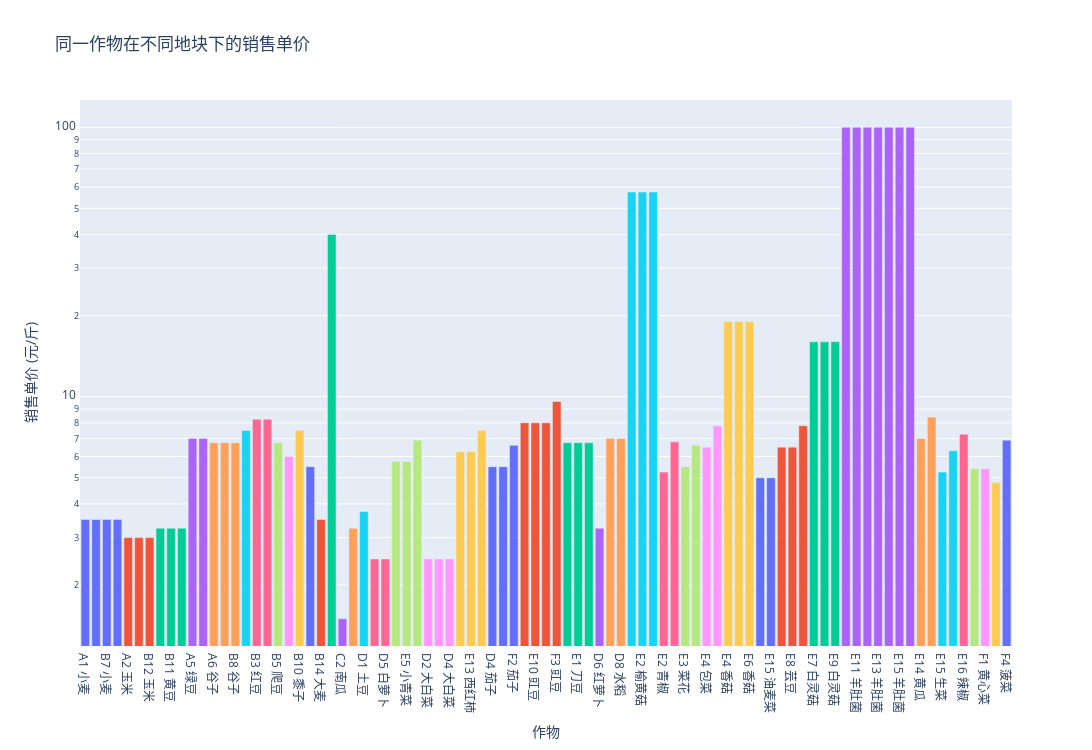
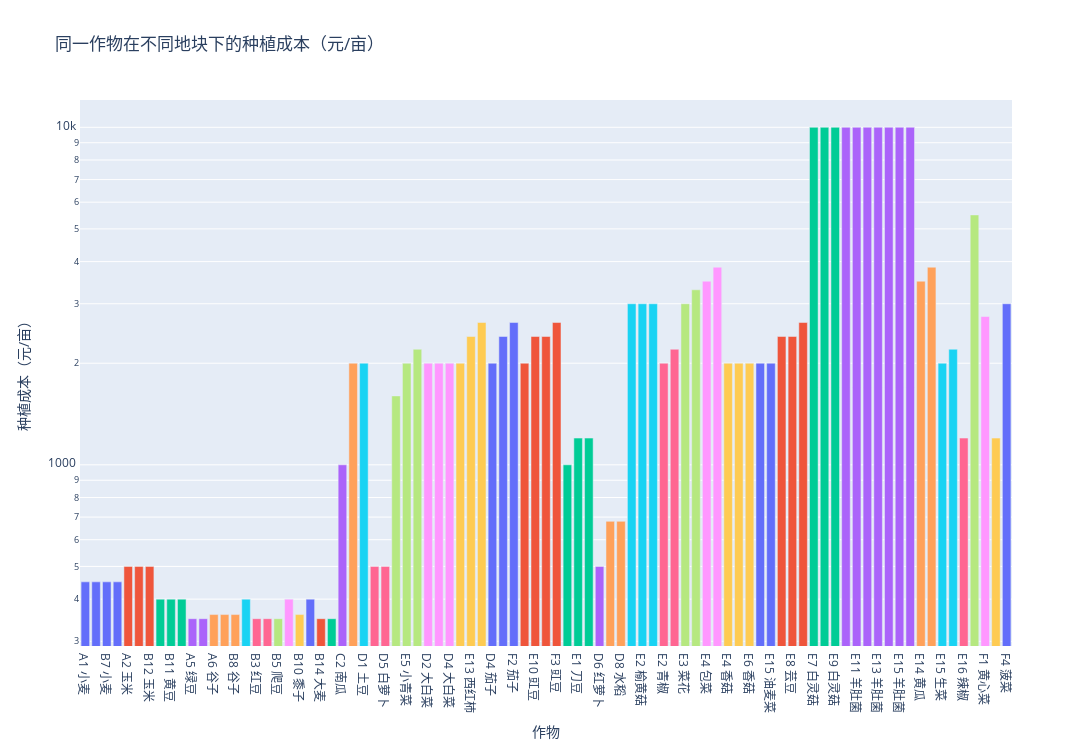

Notebook source saved alongside these figures, in order:
### Markdown cell above
## 成本与售价

### Code cell
import plotly.express as px

fig = px.bar(
    df,
    x=df["Field ID"] + " " + df["Crop Name"],
    y="Price",
    title="同一作物在不同地块下的销售单价",
    labels={"x": "作物", "Price": "销售单价 (元/斤)", "Crop Name": "作物"},
    color="Crop Name",
    log_y=True,
    height=750,
    width=1500,
)
fig.update_layout(showlegend=False)
fig.show()

import plotly.express as px

fig = px.bar(
    df,
    x=df["Field ID"] + " " + df["Crop Name"],
    y="Cost",
    title="同一作物在不同地块下的种植成本（元/亩）",
    labels={"x": "作物", "Cost": "种植成本（元/亩）", "Crop Name": "作物"},
    color="Crop Name",
    log_y=True,
    height=750,
    width=1500,
)
fig.update_layout(showlegend=False)
fig.show()

### Figure 1 — Plotly figure (JSON) as saved in the notebook; plotly's stock layout.template omitted (floating-point values rounded to 4 significant figures)
{"data": [{"alignmentgroup": "True", "hovertemplate": "作物=%{x}<br>销售单价 (元/斤)=%{y}<extra></extra>", "legendgroup": "小麦", "marker": {"color": "#636efa", "pattern": {"shape": ""}}, "name": "小麦", "offsetgroup": "小麦", "orientation": "v", "showlegend": true, "textposition": "auto", "type": "bar", "x": ["A1 小麦", "B1 小麦", "B7 小麦", "C5 小麦"], "xaxis": "x", "y": [3.5, 3.5, 3.5, 3.5], "yaxis": "y"}, {"alignmentgroup": "True", "hovertemplate": "作物=%{x}<br>销售单价 (元/斤)=%{y}<extra></extra>", "legendgroup": "玉米", "marker": {"color": "#EF553B", "pattern": {"shape": ""}}, "name": "玉米", "offsetgroup": "玉米", "orientation": "v", "showlegend": true, "textposition": "auto", "type": "bar", "x": ["A2 玉米", "A3 玉米", "B12 玉米"], "xaxis": "x", "y": [3, 3, 3], "yaxis": "y"}, {"alignmentgroup": "True", "hovertemplate": "作物=%{x}<br>销售单价 (元/斤)=%{y}<extra></extra>", "legendgroup": "黄豆", "marker": {"color": "#00cc96", "pattern": {"shape": ""}}, "name": "黄豆", "offsetgroup": "黄豆", "orientation": "v", "showlegend": true, "textposition": "auto", "type": "bar", "x": ["A4 黄豆", "B11 黄豆", "C3 黄豆"], "xaxis": "x", "y": [3.25, 3.25, 3.25], "yaxis": "y"}, {"alignmentgroup": "True", "hovertemplate": "作物=%{x}<br>销售单价 (元/斤)=%{y}<extra></extra>", "legendgroup": "绿豆", "marker": {"color": "#ab63fa", "pattern": {"shape": ""}}, "name": "绿豆", "offsetgroup": "绿豆", "orientation": "v", "showlegend": true, "textposition": "auto", "type": "bar", "x": ["A5 绿豆", "B4 绿豆"], "xaxis": "x", "y": [7, 7], "yaxis": "y"}, {"alignmentgroup": "True", "hovertemplate": "作物=%{x}<br>销售单价 (元/斤)=%{y}<extra></extra>", "legendgroup": "谷子", "marker": {"color": "#FFA15A", "pattern": {"shape": ""}}, "name": "谷子", "offsetgroup": "谷子", "orientation": "v", "showlegend": true, "textposition": "auto", "type": "bar", "x": ["A6 谷子", "B6 谷子", "B8 谷子"], "xaxis": "x", "y": [6.75, 6.75, 6.75], "yaxis": "y"}, {"alignmentgroup": "True", "hovertemplate": "作物=%{x}<br>销售单价 (元/斤)=%{y}<extra></extra>", "legendgroup": "黑豆", "marker": {"color": "#19d3f3", "pattern": {"shape": ""}}, "name": "黑豆", "offsetgroup": "黑豆", "orientation": "v", "showlegend": true, "textposition": "auto", "type": "bar", "x": ["B2 黑豆"], "xaxis": "x", "y": [7.5], "yaxis": "y"}, {"alignmentgroup": "True", "hovertemplate": "作物=%{x}<br>销售单价 (元/斤)=%{y}<extra></extra>", "legendgroup": "红豆", "marker": {"color": "#FF6692", "pattern": {"shape": ""}}, "name": "红豆", "offsetgroup": "红豆", "orientation": "v", "showlegend": true, "textposition": "auto", "type": "bar", "x": ["B3 红豆", "C6 红豆"], "xaxis": "x", "y": [8.25, 8.25], "yaxis": "y"}, {"alignmentgroup": "True", "hovertemplate": "作物=%{x}<br>销售单价 (元/斤)=%{y}<extra></extra>", "legendgroup": "爬豆", "marker": {"color": "#B6E880", "pattern": {"shape": ""}}, "name": "爬豆", "offsetgroup": "爬豆", "orientation": "v", "showlegend": true, "textposition": "auto", "type": "bar", "x": ["B5 爬豆"], "xaxis": "x", "y": [6.75], "yaxis": "y"}, {"alignmentgroup": "True", "hovertemplate": "作物=%{x}<br>销售单价 (元/斤)=%{y}<extra></extra>", "legendgroup": "高粱", "marker": {"color": "#FF97FF", "pattern": {"shape": ""}}, "name": "高粱", "offsetgroup": "高粱", "orientation": "v", "showlegend": true, "textposition": "auto", "type": "bar", "x": ["B9 高粱"], "xaxis": "x", "y": [6], "yaxis": "y"}, {"alignmentgroup": "True", "hovertemplate": "作物=%{x}<br>销售单价 (元/斤)=%{y}<extra></extra>", "legendgroup": "黍子", "marker": {"color": "#FECB52", "pattern": {"shape": ""}}, "name": "黍子", "offsetgroup": "黍子", "orientation": "v", "showlegend": true, "textposition": "auto", "type": "bar", "x": ["B10 黍子"], "xaxis": "x", "y": [7.5], "yaxis": "y"}, {"alignmentgroup": "True", "hovertemplate": "作物=%{x}<br>销售单价 (元/斤)=%{y}<extra></extra>", "legendgroup": "莜麦", "marker": {"color": "#636efa", "pattern": {"shape": ""}}, "name": "莜麦", "offsetgroup": "莜麦", "orientation": "v", "showlegend": true, "textposition": "auto", "type": "bar", "x": ["B13 莜麦"], "xaxis": "x", "y": [5.5], "yaxis": "y"}, {"alignmentgroup": "True", "hovertemplate": "作物=%{x}<br>销售单价 (元/斤)=%{y}<extra></extra>", "legendgroup": "大麦", "marker": {"color": "#EF553B", "pattern": {"shape": ""}}, "name": "大麦", "offsetgroup": "大麦", "orientation": "v", "showlegend": true, "textposition": "auto", "type": "bar", "x": ["B14 大麦"], "xaxis": "x", "y": [3.5], "yaxis": "y"}, {"alignmentgroup": "True", "hovertemplate": "作物=%{x}<br>销售单价 (元/斤)=%{y}<extra></extra>", "legendgroup": "荞麦", "marker": {"color": "#00cc96", "pattern": {"shape": ""}}, "name": "荞麦", "offsetgroup": "荞麦", "orientation": "v", "showlegend": true, "textposition": "auto", "type": "bar", "x": ["C1 荞麦"], "xaxis": "x", "y": [40], "yaxis": "y"}, {"alignmentgroup": "True", "hovertemplate": "作物=%{x}<br>销售单价 (元/斤)=%{y}<extra></extra>", "legendgroup": "南瓜", "marker": {"color": "#ab63fa", "pattern": {"shape": ""}}, "name": "南瓜", "offsetgroup": "南瓜", "orientation": "v", "showlegend": true, "textposition": "auto", "type": "bar", "x": ["C2 南瓜"], "xaxis": "x", "y": [1.5], "yaxis": "y"}, {"alignmentgroup": "True", "hovertemplate": "作物=%{x}<br>销售单价 (元/斤)=%{y}<extra></extra>", "legendgroup": "红薯", "marker": {"color": "#FFA15A", "pattern": {"shape": ""}}, "name": "红薯", "offsetgroup": "红薯", "orientation": "v", "showlegend": true, "textposition": "auto", "type": "bar", "x": ["C4 红薯"], "xaxis": "x", "y": [3.25], "yaxis": "y"}, {"alignmentgroup": "True", "hovertemplate": "作物=%{x}<br>销售单价 (元/斤)=%{y}<extra></extra>", "legendgroup": "土豆", "marker": {"color": "#19d3f3", "pattern": {"shape": ""}}, "name": "土豆", "offsetgroup": "土豆", "orientation": "v", "showlegend": true, "textposition": "auto", "type": "bar", "x": ["D1 土豆"], "xaxis": "x", "y": [3.75], "yaxis": "y"}, {"alignmentgroup": "True", "hovertemplate": "作物=%{x}<br>销售单价 (元/斤)=%{y}<extra></extra>", "legendgroup": "白萝卜", "marker": {"color": "#FF6692", "pattern": {"shape": ""}}, "name": "白萝卜", "offsetgroup": "白萝卜", "orientation": "v", "showlegend": true, "textposition": "auto", "type": "bar", "x": ["D1 白萝卜", "D5 白萝卜"], "xaxis": "x", "y": [2.5, 2.5], "yaxis": "y"}, {"alignmentgroup": "True", "hovertemplate": "作物=%{x}<br>销售单价 (元/斤)=%{y}<extra></extra>", "legendgroup": "小青菜", "marker": {"color": "#B6E880", "pattern": {"shape": ""}}, "name": "小青菜", "offsetgroup": "小青菜", "orientation": "v", "showlegend": true, "textposition": "auto", "type": "bar", "x": ["D2 小青菜", "E5 小青菜", "F3 小青菜"], "xaxis": "x", "y": [5.75, 5.75, 6.9], "yaxis": "y"}, {"alignmentgroup": "True", "hovertemplate": "作物=%{x}<br>销售单价 (元/斤)=%{y}<extra></extra>", "legendgroup": "大白菜", "marker": {"color": "#FF97FF", "pattern": {"shape": ""}}, "name": "大白菜", "offsetgroup": "大白菜", "orientation": "v", "showlegend": true, "textposition": "auto", "type": "bar", "x": ["D2 大白菜", "D3 大白菜", "D4 大白菜"], "xaxis": "x", "y": [2.5, 2.5, 2.5], "yaxis": "y"}, {"alignmentgroup": "True", "hovertemplate": "作物=%{x}<br>销售单价 (元/斤)=%{y}<extra></extra>", "legendgroup": "西红柿", "marker": {"color": "#FECB52", "pattern": {"shape": ""}}, "name": "西红柿", "offsetgroup": "西红柿", "orientation": "v", "showlegend": true, "textposition": "auto", "type": "bar", "x": ["D3 西红柿", "E13 西红柿", "F1 西红柿"], "xaxis": "x", "y": [6.25, 6.25, 7.5], "yaxis": "y"}, {"alignmentgroup": "True", "hovertemplate": "作物=%{x}<br>销售单价 (元/斤)=%{y}<extra></extra>", "legendgroup": "茄子", "marker": {"color": "#636efa", "pattern": {"shape": ""}}, "name": "茄子", "offsetgroup": "茄子", "orientation": "v", "showlegend": true, "textposition": "auto", "type": "bar", "x": ["D4 茄子", "E12 茄子", "F2 茄子"], "xaxis": "x", "y": [5.5, 5.5, 6.6], "yaxis": "y"}, {"alignmentgroup": "True", "hovertemplate": "作物=%{x}<br>销售单价 (元/斤)=%{y}<extra></extra>", "legendgroup": "豇豆", "marker": {"color": "#EF553B", "pattern": {"shape": ""}}, "name": "豇豆", "offsetgroup": "豇豆", "orientation": "v", "showlegend": true, "textposition": "auto", "type": "bar", "x": ["D5 豇豆", "E10 豇豆", "E11 豇豆", "F3 豇豆"], "xaxis": "x", "y": [8, 8, 8, 9.6], "yaxis": "y"}, {"alignmentgroup": "True", "hovertemplate": "作物=%{x}<br>销售单价 (元/斤)=%{y}<extra></extra>", "legendgroup": "刀豆", "marker": {"color": "#00cc96", "pattern": {"shape": ""}}, "name": "刀豆", "offsetgroup": "刀豆", "orientation": "v", "showlegend": true, "textposition": "auto", "type": "bar", "x": ["D6 刀豆", "E1 刀豆", "E9 刀豆"], "xaxis": "x", "y": [6.75, 6.75, 6.75], "yaxis": "y"}, {"alignmentgroup": "True", "hovertemplate": "作物=%{x}<br>销售单价 (元/斤)=%{y}<extra></extra>", "legendgroup": "红萝卜", "marker": {"color": "#ab63fa", "pattern": {"shape": ""}}, "name": "红萝卜", "offsetgroup": "红萝卜", "orientation": "v", "showlegend": true, "textposition": "auto", "type": "bar", "x": ["D6 红萝卜"], "xaxis": "x", "y": [3.25], "yaxis": "y"}, {"alignmentgroup": "True", "hovertemplate": "作物=%{x}<br>销售单价 (元/斤)=%{y}<extra></extra>", "legendgroup": "水稻", "marker": {"color": "#FFA15A", "pattern": {"shape": ""}}, "name": "水稻", "offsetgroup": "水稻", "orientation": "v", "showlegend": true, "textposition": "auto", "type": "bar", "x": ["D7 水稻", "D8 水稻"], "xaxis": "x", "y": [7, 7], "yaxis": "y"}, {"alignmentgroup": "True", "hovertemplate": "作物=%{x}<br>销售单价 (元/斤)=%{y}<extra></extra>", "legendgroup": "榆黄菇", "marker": {"color": "#19d3f3", "pattern": {"shape": ""}}, "name": "榆黄菇", "offsetgroup": "榆黄菇", "orientation": "v", "showlegend": true, "textposition": "auto", "type": "bar", "x": ["E1 榆黄菇", "E2 榆黄菇", "E3 榆黄菇"], "xaxis": "x", "y": [57.5, 57.5, 57.5], "yaxis": "y"}, {"alignmentgroup": "True", "hovertemplate": "作物=%{x}<br>销售单价 (元/斤)=%{y}<extra></extra>", "legendgroup": "青椒", "marker": {"color": "#FF6692", "pattern": {"shape": ""}}, "name": "青椒", "offsetgroup": "青椒", "orientation": "v", "showlegend": true, "textposition": "auto", "type": "bar", "x": ["E2 青椒", "F1 青椒"], "xaxis": "x", "y": [5.25, 6.8], "yaxis": "y"}, {"alignmentgroup": "True", "hovertemplate": "作物=%{x}<br>销售单价 (元/斤)=%{y}<extra></extra>", "legendgroup": "菜花", "marker": {"color": "#B6E880", "pattern": {"shape": ""}}, "name": "菜花", "offsetgroup": "菜花", "orientation": "v", "showlegend": true, "textposition": "auto", "type": "bar", "x": ["E3 菜花", "F2 菜花"], "xaxis": "x", "y": [5.5, 6.6], "yaxis": "y"}, {"alignmentgroup": "True", "hovertemplate": "作物=%{x}<br>销售单价 (元/斤)=%{y}<extra></extra>", "legendgroup": "包菜", "marker": {"color": "#FF97FF", "pattern": {"shape": ""}}, "name": "包菜", "offsetgroup": "包菜", "orientation": "v", "showlegend": true, "textposition": "auto", "type": "bar", "x": ["E4 包菜", "F2 包菜"], "xaxis": "x", "y": [6.5, 7.8], "yaxis": "y"}, {"alignmentgroup": "True", "hovertemplate": "作物=%{x}<br>销售单价 (元/斤)=%{y}<extra></extra>", "legendgroup": "香菇", "marker": {"color": "#FECB52", "pattern": {"shape": ""}}, "name": "香菇", "offsetgroup": "香菇", "orientation": "v", "showlegend": true, "textposition": "auto", "type": "bar", "x": ["E4 香菇", "E5 香菇", "E6 香菇"], "xaxis": "x", "y": [19, 19, 19], "yaxis": "y"}, {"alignmentgroup": "True", "hovertemplate": "作物=%{x}<br>销售单价 (元/斤)=%{y}<extra></extra>", "legendgroup": "油麦菜", "marker": {"color": "#636efa", "pattern": {"shape": ""}}, "name": "油麦菜", "offsetgroup": "油麦菜", "orientation": "v", "showlegend": true, "textposition": "auto", "type": "bar", "x": ["E6 油麦菜", "E15 油麦菜"], "xaxis": "x", "y": [5, 5], "yaxis": "y"}, {"alignmentgroup": "True", "hovertemplate": "作物=%{x}<br>销售单价 (元/斤)=%{y}<extra></extra>", "legendgroup": "芸豆", "marker": {"color": "#EF553B", "pattern": {"shape": ""}}, "name": "芸豆", "offsetgroup": "芸豆", "orientation": "v", "showlegend": true, "textposition": "auto", "type": "bar", "x": ["E7 芸豆", "E8 芸豆", "F4 芸豆"], "xaxis": "x", "y": [6.5, 6.5, 7.8], "yaxis": "y"}, {"alignmentgroup": "True", "hovertemplate": "作物=%{x}<br>销售单价 (元/斤)=%{y}<extra></extra>", "legendgroup": "白灵菇", "marker": {"color": "#00cc96", "pattern": {"shape": ""}}, "name": "白灵菇", "offsetgroup": "白灵菇", "orientation": "v", "showlegend": true, "textposition": "auto", "type": "bar", "x": ["E7 白灵菇", "E8 白灵菇", "E9 白灵菇"], "xaxis": "x", "y": [16, 16, 16], "yaxis": "y"}, {"alignmentgroup": "True", "hovertemplate": "作物=%{x}<br>销售单价 (元/斤)=%{y}<extra></extra>", "legendgroup": "羊肚菌", "marker": {"color": "#ab63fa", "pattern": {"shape": ""}}, "name": "羊肚菌", "offsetgroup": "羊肚菌", "orientation": "v", "showlegend": true, "textposition": "auto", "type": "bar", "x": ["E10 羊肚菌", "E11 羊肚菌", "E12 羊肚菌", "E13 羊肚菌", "E14 羊肚菌", "E15 羊肚菌", "E16 羊肚菌"], "xaxis": "x", "y": [100, 100, 100, 100, 100, 100, 100], "yaxis": "y"}, {"alignmentgroup": "True", "hovertemplate": "作物=%{x}<br>销售单价 (元/斤)=%{y}<extra></extra>", "legendgroup": "黄瓜", "marker": {"color": "#FFA15A", "pattern": {"shape": ""}}, "name": "黄瓜", "offsetgroup": "黄瓜", "orientation": "v", "showlegend": true, "textposition": "auto", "type": "bar", "x": ["E14 黄瓜", "F2 黄瓜"], "xaxis": "x", "y": [7, 8.4], "yaxis": "y"}, {"alignmentgroup": "True", "hovertemplate": "作物=%{x}<br>销售单价 (元/斤)=%{y}<extra></extra>", "legendgroup": "生菜", "marker": {"color": "#19d3f3", "pattern": {"shape": ""}}, "name": "生菜", "offsetgroup": "生菜", "orientation": "v", "showlegend": true, "textposition": "auto", "type": "bar", "x": ["E15 生菜", "F3 生菜"], "xaxis": "x", "y": [5.25, 6.3], "yaxis": "y"}, {"alignmentgroup": "True", "hovertemplate": "作物=%{x}<br>销售单价 (元/斤)=%{y}<extra></extra>", "legendgroup": "辣椒", "marker": {"color": "#FF6692", "pattern": {"shape": ""}}, "name": "辣椒", "offsetgroup": "辣椒", "orientation": "v", "showlegend": true, "textposition": "auto", "type": "bar", "x": ["E16 辣椒"], "xaxis": "x", "y": [7.25], "yaxis": "y"}, {"alignmentgroup": "True", "hovertemplate": "作物=%{x}<br>销售单价 (元/斤)=%{y}<extra></extra>", "legendgroup": "空心菜", "marker": {"color": "#B6E880", "pattern": {"shape": ""}}, "name": "空心菜", "offsetgroup": "空心菜", "orientation": "v", "showlegend": true, "textposition": "auto", "type": "bar", "x": ["F1 空心菜"], "xaxis": "x", "y": [5.4], "yaxis": "y"}, {"alignmentgroup": "True", "hovertemplate": "作物=%{x}<br>销售单价 (元/斤)=%{y}<extra></extra>", "legendgroup": "黄心菜", "marker": {"color": "#FF97FF", "pattern": {"shape": ""}}, "name": "黄心菜", "offsetgroup": "黄心菜", "orientation": "v", "showlegend": true, "textposition": "auto", "type": "bar", "x": ["F1 黄心菜"], "xaxis": "x", "y": [5.4], "yaxis": "y"}, {"alignmentgroup": "True", "hovertemplate": "作物=%{x}<br>销售单价 (元/斤)=%{y}<extra></extra>", "legendgroup": "芹菜", "marker": {"color": "#FECB52", "pattern": {"shape": ""}}, "name": "芹菜", "offsetgroup": "芹菜", "orientation": "v", "showlegend": true, "textposition": "auto", "type": "bar", "x": ["F4 芹菜"], "xaxis": "x", "y": [4.8], "yaxis": "y"}, {"alignmentgroup": "True", "hovertemplate": "作物=%{x}<br>销售单价 (元/斤)=%{y}<extra></extra>", "legendgroup": "菠菜", "marker": {"color": "#636efa", "pattern": {"shape": ""}}, "name": "菠菜", "offsetgroup": "菠菜", "orientation": "v", "showlegend": true, "textposition": "auto", "type": "bar", "x": ["F4 菠菜"], "xaxis": "x", "y": [6.9], "yaxis": "y"}], "layout": {"barmode": "relative", "height": 750, "legend": {"title": {"text": "作物"}, "tracegroupgap": 0}, "showlegend": false, "title": {"text": "同一作物在不同地块下的销售单价"}, "width": 1500, "xaxis": {"anchor": "y", "domain": [0, 1], "title": {"text": "作物"}}, "yaxis": {"anchor": "x", "domain": [0, 1], "title": {"text": "销售单价 (元/斤)"}, "type": "log"}}}

### Figure 2 — Plotly figure (JSON) as saved in the notebook; plotly's stock layout.template omitted (floating-point values rounded to 4 significant figures)
{"data": [{"alignmentgroup": "True", "hovertemplate": "作物=%{x}<br>种植成本（元/亩）=%{y}<extra></extra>", "legendgroup": "小麦", "marker": {"color": "#636efa", "pattern": {"shape": ""}}, "name": "小麦", "offsetgroup": "小麦", "orientation": "v", "showlegend": true, "textposition": "auto", "type": "bar", "x": ["A1 小麦", "B1 小麦", "B7 小麦", "C5 小麦"], "xaxis": "x", "y": [450, 450, 450, 450], "yaxis": "y"}, {"alignmentgroup": "True", "hovertemplate": "作物=%{x}<br>种植成本（元/亩）=%{y}<extra></extra>", "legendgroup": "玉米", "marker": {"color": "#EF553B", "pattern": {"shape": ""}}, "name": "玉米", "offsetgroup": "玉米", "orientation": "v", "showlegend": true, "textposition": "auto", "type": "bar", "x": ["A2 玉米", "A3 玉米", "B12 玉米"], "xaxis": "x", "y": [500, 500, 500], "yaxis": "y"}, {"alignmentgroup": "True", "hovertemplate": "作物=%{x}<br>种植成本（元/亩）=%{y}<extra></extra>", "legendgroup": "黄豆", "marker": {"color": "#00cc96", "pattern": {"shape": ""}}, "name": "黄豆", "offsetgroup": "黄豆", "orientation": "v", "showlegend": true, "textposition": "auto", "type": "bar", "x": ["A4 黄豆", "B11 黄豆", "C3 黄豆"], "xaxis": "x", "y": [400, 400, 400], "yaxis": "y"}, {"alignmentgroup": "True", "hovertemplate": "作物=%{x}<br>种植成本（元/亩）=%{y}<extra></extra>", "legendgroup": "绿豆", "marker": {"color": "#ab63fa", "pattern": {"shape": ""}}, "name": "绿豆", "offsetgroup": "绿豆", "orientation": "v", "showlegend": true, "textposition": "auto", "type": "bar", "x": ["A5 绿豆", "B4 绿豆"], "xaxis": "x", "y": [350, 350], "yaxis": "y"}, {"alignmentgroup": "True", "hovertemplate": "作物=%{x}<br>种植成本（元/亩）=%{y}<extra></extra>", "legendgroup": "谷子", "marker": {"color": "#FFA15A", "pattern": {"shape": ""}}, "name": "谷子", "offsetgroup": "谷子", "orientation": "v", "showlegend": true, "textposition": "auto", "type": "bar", "x": ["A6 谷子", "B6 谷子", "B8 谷子"], "xaxis": "x", "y": [360, 360, 360], "yaxis": "y"}, {"alignmentgroup": "True", "hovertemplate": "作物=%{x}<br>种植成本（元/亩）=%{y}<extra></extra>", "legendgroup": "黑豆", "marker": {"color": "#19d3f3", "pattern": {"shape": ""}}, "name": "黑豆", "offsetgroup": "黑豆", "orientation": "v", "showlegend": true, "textposition": "auto", "type": "bar", "x": ["B2 黑豆"], "xaxis": "x", "y": [400], "yaxis": "y"}, {"alignmentgroup": "True", "hovertemplate": "作物=%{x}<br>种植成本（元/亩）=%{y}<extra></extra>", "legendgroup": "红豆", "marker": {"color": "#FF6692", "pattern": {"shape": ""}}, "name": "红豆", "offsetgroup": "红豆", "orientation": "v", "showlegend": true, "textposition": "auto", "type": "bar", "x": ["B3 红豆", "C6 红豆"], "xaxis": "x", "y": [350, 350], "yaxis": "y"}, {"alignmentgroup": "True", "hovertemplate": "作物=%{x}<br>种植成本（元/亩）=%{y}<extra></extra>", "legendgroup": "爬豆", "marker": {"color": "#B6E880", "pattern": {"shape": ""}}, "name": "爬豆", "offsetgroup": "爬豆", "orientation": "v", "showlegend": true, "textposition": "auto", "type": "bar", "x": ["B5 爬豆"], "xaxis": "x", "y": [350], "yaxis": "y"}, {"alignmentgroup": "True", "hovertemplate": "作物=%{x}<br>种植成本（元/亩）=%{y}<extra></extra>", "legendgroup": "高粱", "marker": {"color": "#FF97FF", "pattern": {"shape": ""}}, "name": "高粱", "offsetgroup": "高粱", "orientation": "v", "showlegend": true, "textposition": "auto", "type": "bar", "x": ["B9 高粱"], "xaxis": "x", "y": [400], "yaxis": "y"}, {"alignmentgroup": "True", "hovertemplate": "作物=%{x}<br>种植成本（元/亩）=%{y}<extra></extra>", "legendgroup": "黍子", "marker": {"color": "#FECB52", "pattern": {"shape": ""}}, "name": "黍子", "offsetgroup": "黍子", "orientation": "v", "showlegend": true, "textposition": "auto", "type": "bar", "x": ["B10 黍子"], "xaxis": "x", "y": [360], "yaxis": "y"}, {"alignmentgroup": "True", "hovertemplate": "作物=%{x}<br>种植成本（元/亩）=%{y}<extra></extra>", "legendgroup": "莜麦", "marker": {"color": "#636efa", "pattern": {"shape": ""}}, "name": "莜麦", "offsetgroup": "莜麦", "orientation": "v", "showlegend": true, "textposition": "auto", "type": "bar", "x": ["B13 莜麦"], "xaxis": "x", "y": [400], "yaxis": "y"}, {"alignmentgroup": "True", "hovertemplate": "作物=%{x}<br>种植成本（元/亩）=%{y}<extra></extra>", "legendgroup": "大麦", "marker": {"color": "#EF553B", "pattern": {"shape": ""}}, "name": "大麦", "offsetgroup": "大麦", "orientation": "v", "showlegend": true, "textposition": "auto", "type": "bar", "x": ["B14 大麦"], "xaxis": "x", "y": [350], "yaxis": "y"}, {"alignmentgroup": "True", "hovertemplate": "作物=%{x}<br>种植成本（元/亩）=%{y}<extra></extra>", "legendgroup": "荞麦", "marker": {"color": "#00cc96", "pattern": {"shape": ""}}, "name": "荞麦", "offsetgroup": "荞麦", "orientation": "v", "showlegend": true, "textposition": "auto", "type": "bar", "x": ["C1 荞麦"], "xaxis": "x", "y": [350], "yaxis": "y"}, {"alignmentgroup": "True", "hovertemplate": "作物=%{x}<br>种植成本（元/亩）=%{y}<extra></extra>", "legendgroup": "南瓜", "marker": {"color": "#ab63fa", "pattern": {"shape": ""}}, "name": "南瓜", "offsetgroup": "南瓜", "orientation": "v", "showlegend": true, "textposition": "auto", "type": "bar", "x": ["C2 南瓜"], "xaxis": "x", "y": [1000], "yaxis": "y"}, {"alignmentgroup": "True", "hovertemplate": "作物=%{x}<br>种植成本（元/亩）=%{y}<extra></extra>", "legendgroup": "红薯", "marker": {"color": "#FFA15A", "pattern": {"shape": ""}}, "name": "红薯", "offsetgroup": "红薯", "orientation": "v", "showlegend": true, "textposition": "auto", "type": "bar", "x": ["C4 红薯"], "xaxis": "x", "y": [2000], "yaxis": "y"}, {"alignmentgroup": "True", "hovertemplate": "作物=%{x}<br>种植成本（元/亩）=%{y}<extra></extra>", "legendgroup": "土豆", "marker": {"color": "#19d3f3", "pattern": {"shape": ""}}, "name": "土豆", "offsetgroup": "土豆", "orientation": "v", "showlegend": true, "textposition": "auto", "type": "bar", "x": ["D1 土豆"], "xaxis": "x", "y": [2000], "yaxis": "y"}, {"alignmentgroup": "True", "hovertemplate": "作物=%{x}<br>种植成本（元/亩）=%{y}<extra></extra>", "legendgroup": "白萝卜", "marker": {"color": "#FF6692", "pattern": {"shape": ""}}, "name": "白萝卜", "offsetgroup": "白萝卜", "orientation": "v", "showlegend": true, "textposition": "auto", "type": "bar", "x": ["D1 白萝卜", "D5 白萝卜"], "xaxis": "x", "y": [500, 500], "yaxis": "y"}, {"alignmentgroup": "True", "hovertemplate": "作物=%{x}<br>种植成本（元/亩）=%{y}<extra></extra>", "legendgroup": "小青菜", "marker": {"color": "#B6E880", "pattern": {"shape": ""}}, "name": "小青菜", "offsetgroup": "小青菜", "orientation": "v", "showlegend": true, "textposition": "auto", "type": "bar", "x": ["D2 小青菜", "E5 小青菜", "F3 小青菜"], "xaxis": "x", "y": [1600, 2000, 2200], "yaxis": "y"}, {"alignmentgroup": "True", "hovertemplate": "作物=%{x}<br>种植成本（元/亩）=%{y}<extra></extra>", "legendgroup": "大白菜", "marker": {"color": "#FF97FF", "pattern": {"shape": ""}}, "name": "大白菜", "offsetgroup": "大白菜", "orientation": "v", "showlegend": true, "textposition": "auto", "type": "bar", "x": ["D2 大白菜", "D3 大白菜", "D4 大白菜"], "xaxis": "x", "y": [2000, 2000, 2000], "yaxis": "y"}, {"alignmentgroup": "True", "hovertemplate": "作物=%{x}<br>种植成本（元/亩）=%{y}<extra></extra>", "legendgroup": "西红柿", "marker": {"color": "#FECB52", "pattern": {"shape": ""}}, "name": "西红柿", "offsetgroup": "西红柿", "orientation": "v", "showlegend": true, "textposition": "auto", "type": "bar", "x": ["D3 西红柿", "E13 西红柿", "F1 西红柿"], "xaxis": "x", "y": [2000, 2400, 2640], "yaxis": "y"}, {"alignmentgroup": "True", "hovertemplate": "作物=%{x}<br>种植成本（元/亩）=%{y}<extra></extra>", "legendgroup": "茄子", "marker": {"color": "#636efa", "pattern": {"shape": ""}}, "name": "茄子", "offsetgroup": "茄子", "orientation": "v", "showlegend": true, "textposition": "auto", "type": "bar", "x": ["D4 茄子", "E12 茄子", "F2 茄子"], "xaxis": "x", "y": [2000, 2400, 2640], "yaxis": "y"}, {"alignmentgroup": "True", "hovertemplate": "作物=%{x}<br>种植成本（元/亩）=%{y}<extra></extra>", "legendgroup": "豇豆", "marker": {"color": "#EF553B", "pattern": {"shape": ""}}, "name": "豇豆", "offsetgroup": "豇豆", "orientation": "v", "showlegend": true, "textposition": "auto", "type": "bar", "x": ["D5 豇豆", "E10 豇豆", "E11 豇豆", "F3 豇豆"], "xaxis": "x", "y": [2000, 2400, 2400, 2640], "yaxis": "y"}, {"alignmentgroup": "True", "hovertemplate": "作物=%{x}<br>种植成本（元/亩）=%{y}<extra></extra>", "legendgroup": "刀豆", "marker": {"color": "#00cc96", "pattern": {"shape": ""}}, "name": "刀豆", "offsetgroup": "刀豆", "orientation": "v", "showlegend": true, "textposition": "auto", "type": "bar", "x": ["D6 刀豆", "E1 刀豆", "E9 刀豆"], "xaxis": "x", "y": [1000, 1200, 1200], "yaxis": "y"}, {"alignmentgroup": "True", "hovertemplate": "作物=%{x}<br>种植成本（元/亩）=%{y}<extra></extra>", "legendgroup": "红萝卜", "marker": {"color": "#ab63fa", "pattern": {"shape": ""}}, "name": "红萝卜", "offsetgroup": "红萝卜", "orientation": "v", "showlegend": true, "textposition": "auto", "type": "bar", "x": ["D6 红萝卜"], "xaxis": "x", "y": [500], "yaxis": "y"}, {"alignmentgroup": "True", "hovertemplate": "作物=%{x}<br>种植成本（元/亩）=%{y}<extra></extra>", "legendgroup": "水稻", "marker": {"color": "#FFA15A", "pattern": {"shape": ""}}, "name": "水稻", "offsetgroup": "水稻", "orientation": "v", "showlegend": true, "textposition": "auto", "type": "bar", "x": ["D7 水稻", "D8 水稻"], "xaxis": "x", "y": [680, 680], "yaxis": "y"}, {"alignmentgroup": "True", "hovertemplate": "作物=%{x}<br>种植成本（元/亩）=%{y}<extra></extra>", "legendgroup": "榆黄菇", "marker": {"color": "#19d3f3", "pattern": {"shape": ""}}, "name": "榆黄菇", "offsetgroup": "榆黄菇", "orientation": "v", "showlegend": true, "textposition": "auto", "type": "bar", "x": ["E1 榆黄菇", "E2 榆黄菇", "E3 榆黄菇"], "xaxis": "x", "y": [3000, 3000, 3000], "yaxis": "y"}, {"alignmentgroup": "True", "hovertemplate": "作物=%{x}<br>种植成本（元/亩）=%{y}<extra></extra>", "legendgroup": "青椒", "marker": {"color": "#FF6692", "pattern": {"shape": ""}}, "name": "青椒", "offsetgroup": "青椒", "orientation": "v", "showlegend": true, "textposition": "auto", "type": "bar", "x": ["E2 青椒", "F1 青椒"], "xaxis": "x", "y": [2000, 2200], "yaxis": "y"}, {"alignmentgroup": "True", "hovertemplate": "作物=%{x}<br>种植成本（元/亩）=%{y}<extra></extra>", "legendgroup": "菜花", "marker": {"color": "#B6E880", "pattern": {"shape": ""}}, "name": "菜花", "offsetgroup": "菜花", "orientation": "v", "showlegend": true, "textposition": "auto", "type": "bar", "x": ["E3 菜花", "F2 菜花"], "xaxis": "x", "y": [3000, 3300], "yaxis": "y"}, {"alignmentgroup": "True", "hovertemplate": "作物=%{x}<br>种植成本（元/亩）=%{y}<extra></extra>", "legendgroup": "包菜", "marker": {"color": "#FF97FF", "pattern": {"shape": ""}}, "name": "包菜", "offsetgroup": "包菜", "orientation": "v", "showlegend": true, "textposition": "auto", "type": "bar", "x": ["E4 包菜", "F2 包菜"], "xaxis": "x", "y": [3500, 3850], "yaxis": "y"}, {"alignmentgroup": "True", "hovertemplate": "作物=%{x}<br>种植成本（元/亩）=%{y}<extra></extra>", "legendgroup": "香菇", "marker": {"color": "#FECB52", "pattern": {"shape": ""}}, "name": "香菇", "offsetgroup": "香菇", "orientation": "v", "showlegend": true, "textposition": "auto", "type": "bar", "x": ["E4 香菇", "E5 香菇", "E6 香菇"], "xaxis": "x", "y": [2000, 2000, 2000], "yaxis": "y"}, {"alignmentgroup": "True", "hovertemplate": "作物=%{x}<br>种植成本（元/亩）=%{y}<extra></extra>", "legendgroup": "油麦菜", "marker": {"color": "#636efa", "pattern": {"shape": ""}}, "name": "油麦菜", "offsetgroup": "油麦菜", "orientation": "v", "showlegend": true, "textposition": "auto", "type": "bar", "x": ["E6 油麦菜", "E15 油麦菜"], "xaxis": "x", "y": [2000, 2000], "yaxis": "y"}, {"alignmentgroup": "True", "hovertemplate": "作物=%{x}<br>种植成本（元/亩）=%{y}<extra></extra>", "legendgroup": "芸豆", "marker": {"color": "#EF553B", "pattern": {"shape": ""}}, "name": "芸豆", "offsetgroup": "芸豆", "orientation": "v", "showlegend": true, "textposition": "auto", "type": "bar", "x": ["E7 芸豆", "E8 芸豆", "F4 芸豆"], "xaxis": "x", "y": [2400, 2400, 2640], "yaxis": "y"}, {"alignmentgroup": "True", "hovertemplate": "作物=%{x}<br>种植成本（元/亩）=%{y}<extra></extra>", "legendgroup": "白灵菇", "marker": {"color": "#00cc96", "pattern": {"shape": ""}}, "name": "白灵菇", "offsetgroup": "白灵菇", "orientation": "v", "showlegend": true, "textposition": "auto", "type": "bar", "x": ["E7 白灵菇", "E8 白灵菇", "E9 白灵菇"], "xaxis": "x", "y": [10000, 10000, 10000], "yaxis": "y"}, {"alignmentgroup": "True", "hovertemplate": "作物=%{x}<br>种植成本（元/亩）=%{y}<extra></extra>", "legendgroup": "羊肚菌", "marker": {"color": "#ab63fa", "pattern": {"shape": ""}}, "name": "羊肚菌", "offsetgroup": "羊肚菌", "orientation": "v", "showlegend": true, "textposition": "auto", "type": "bar", "x": ["E10 羊肚菌", "E11 羊肚菌", "E12 羊肚菌", "E13 羊肚菌", "E14 羊肚菌", "E15 羊肚菌", "E16 羊肚菌"], "xaxis": "x", "y": [10000, 10000, 10000, 10000, 10000, 10000, 10000], "yaxis": "y"}, {"alignmentgroup": "True", "hovertemplate": "作物=%{x}<br>种植成本（元/亩）=%{y}<extra></extra>", "legendgroup": "黄瓜", "marker": {"color": "#FFA15A", "pattern": {"shape": ""}}, "name": "黄瓜", "offsetgroup": "黄瓜", "orientation": "v", "showlegend": true, "textposition": "auto", "type": "bar", "x": ["E14 黄瓜", "F2 黄瓜"], "xaxis": "x", "y": [3500, 3850], "yaxis": "y"}, {"alignmentgroup": "True", "hovertemplate": "作物=%{x}<br>种植成本（元/亩）=%{y}<extra></extra>", "legendgroup": "生菜", "marker": {"color": "#19d3f3", "pattern": {"shape": ""}}, "name": "生菜", "offsetgroup": "生菜", "orientation": "v", "showlegend": true, "textposition": "auto", "type": "bar", "x": ["E15 生菜", "F3 生菜"], "xaxis": "x", "y": [2000, 2200], "yaxis": "y"}, {"alignmentgroup": "True", "hovertemplate": "作物=%{x}<br>种植成本（元/亩）=%{y}<extra></extra>", "legendgroup": "辣椒", "marker": {"color": "#FF6692", "pattern": {"shape": ""}}, "name": "辣椒", "offsetgroup": "辣椒", "orientation": "v", "showlegend": true, "textposition": "auto", "type": "bar", "x": ["E16 辣椒"], "xaxis": "x", "y": [1200], "yaxis": "y"}, {"alignmentgroup": "True", "hovertemplate": "作物=%{x}<br>种植成本（元/亩）=%{y}<extra></extra>", "legendgroup": "空心菜", "marker": {"color": "#B6E880", "pattern": {"shape": ""}}, "name": "空心菜", "offsetgroup": "空心菜", "orientation": "v", "showlegend": true, "textposition": "auto", "type": "bar", "x": ["F1 空心菜"], "xaxis": "x", "y": [5500], "yaxis": "y"}, {"alignmentgroup": "True", "hovertemplate": "作物=%{x}<br>种植成本（元/亩）=%{y}<extra></extra>", "legendgroup": "黄心菜", "marker": {"color": "#FF97FF", "pattern": {"shape": ""}}, "name": "黄心菜", "offsetgroup": "黄心菜", "orientation": "v", "showlegend": true, "textposition": "auto", "type": "bar", "x": ["F1 黄心菜"], "xaxis": "x", "y": [2750], "yaxis": "y"}, {"alignmentgroup": "True", "hovertemplate": "作物=%{x}<br>种植成本（元/亩）=%{y}<extra></extra>", "legendgroup": "芹菜", "marker": {"color": "#FECB52", "pattern": {"shape": ""}}, "name": "芹菜", "offsetgroup": "芹菜", "orientation": "v", "showlegend": true, "textposition": "auto", "type": "bar", "x": ["F4 芹菜"], "xaxis": "x", "y": [1200], "yaxis": "y"}, {"alignmentgroup": "True", "hovertemplate": "作物=%{x}<br>种植成本（元/亩）=%{y}<extra></extra>", "legendgroup": "菠菜", "marker": {"color": "#636efa", "pattern": {"shape": ""}}, "name": "菠菜", "offsetgroup": "菠菜", "orientation": "v", "showlegend": true, "textposition": "auto", "type": "bar", "x": ["F4 菠菜"], "xaxis": "x", "y": [3000], "yaxis": "y"}], "layout": {"barmode": "relative", "height": 750, "legend": {"title": {"text": "作物"}, "tracegroupgap": 0}, "showlegend": false, "title": {"text": "同一作物在不同地块下的种植成本（元/亩）"}, "width": 1500, "xaxis": {"anchor": "y", "domain": [0, 1], "title": {"text": "作物"}}, "yaxis": {"anchor": "x", "domain": [0, 1], "title": {"text": "种植成本（元/亩）"}, "type": "log"}}}
